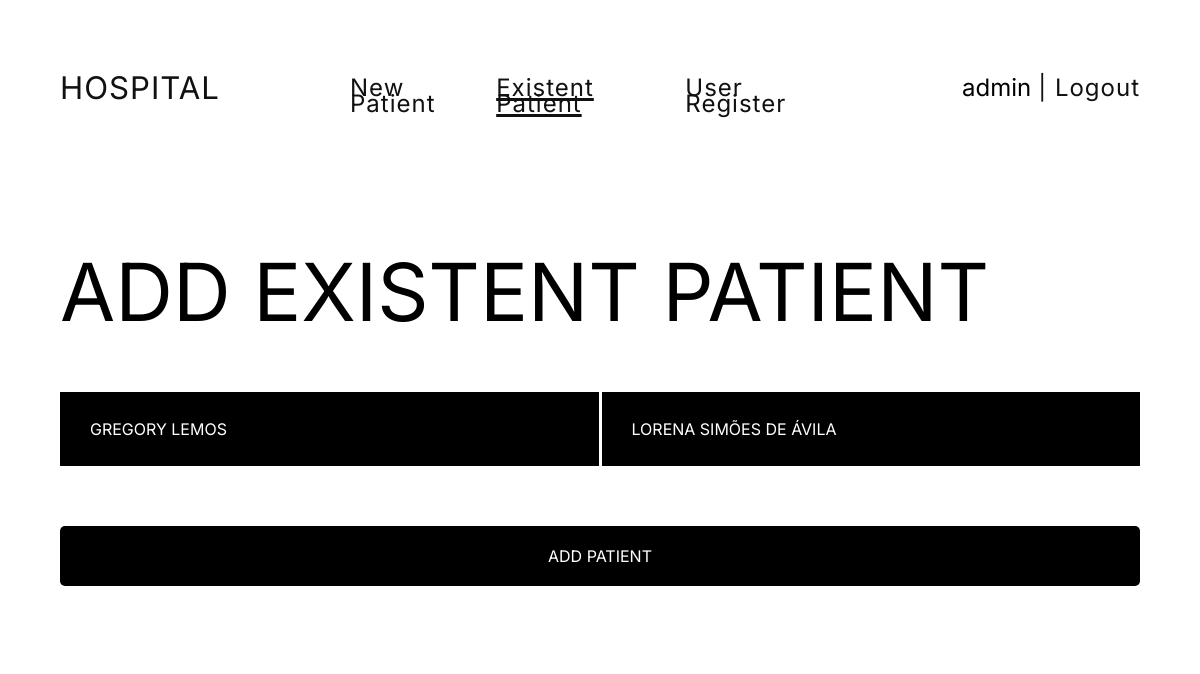
The page /add-existent-patient/ (signed in) on the database its author committed.
### users/models.py (models this page shows, shortened)
class HospitalUser(AbstractUser):
    is_attendant = models.BooleanField(default=False)
    is_nurse = models.BooleanField(default=False)
    is_medic = models.BooleanField(default=False)

### screening/models.py (models this page shows, shortened)
class Patient(models.Model):
    name = models.CharField(max_length=50)
    age = models.PositiveIntegerField(default=0)
    cpf = models.CharField(max_length=15)
    address = models.CharField(max_length=200)
    phone = models.CharField(max_length=20)
    is_active = models.BooleanField(default=True)
    was_attended = models.BooleanField(default=False)
    create_date = models.DateTimeField(default=datetime.now)
    active_date = models.DateTimeField(default=datetime.now)
    priority = models.IntegerField(default=0)

### screening/views.py (the view, shortened to what this page needs)
# urls.py: path('add-existent-patient/', views.AddExistentPatient.as_view(), name='add-existent-patient'),
class AddExistentPatient(View):
    def get(self, request):
        patient_list = Patient.objects.filter(is_active=False).order_by('name')
        context = {'patient_list': patient_list}
        return render(request, 'screening/add-existent-patient.html', context)

### screening/templates/screening/add-existent-patient.html (shortened to what this page needs)
{% extends './base.html' %}
{% load static %}
{% block content %}
<h1 class="title">Add Existent Patient</h1>
<form action="{% url 'add-existent-patient' %}" method="post">
    {% if patient_list %}
    <div class="grid-patients">
        {% for patient in patient_list %}
            <label class="list-row-hospital-black">
                <input class="symptom-checkbox" type="radio" name="patient" value="{{ patient.pk }}">{{ patient.name }}</label>
        {% endfor %}
    </div>
<button class="button-black" type="submit" style="margin-top: 60px">ADD PATIENT</button>
    {% else %}
        <h3>No patients available</h3>
    {% endif %}
</form>
{% endblock %}

### screening/templates/screening/base.html (shortened to what this page needs)
<!DOCTYPE html>
{% load static %}
<html lang="en">
<head>
    <link rel="stylesheet" href="{% static 'css/reset.css' %}">
    <link rel="stylesheet" href="{% static 'css/symptoms-list.css' %}">
    <link rel="stylesheet" href="{% static 'css/style.css' %}">
</head>
<body>
<div class="container-hospital">
    <header>
        <nav>
            <ul class="grid-header">
                <li class="grid-item um"><a class="link-hospital {% if request.resolver_match.url_name == 'index' %}active{% endif %}" href="{% url 'index' %}">HOSPITAL</a></li>
                <ul class="grid-item dois">
                    <li><a class="link-hospital {% if request.resolver_match.url_name == 'create-patient' %}active{% endif %}" href="{% url 'create-patient' %}">New Patient</a></li>
                    <li><a class="link-hospital {% if request.resolver_match.url_name == 'add-existent-patient' %}active{% endif %}" href="{% url 'add-existent-patient' %}">Existent Patient</a></li>
                    <li><a class="link-hospital {% if request.resolver_match.url_name == 'register-user' %}active{% endif %}" href="{% url 'register-user' %}">User Register</a></li>
                </ul>
                <ul class="grid-item tres">
                    <li class="nome" style="padding-right: 7px">{{ user.username }}</li>
                    <li><a class="link-hospital" href="{% url 'logout' %}"> | Logout</a></li>
                </ul>
            </ul>
        </nav>
    </header>
    {% block content %} {% endblock %}
</div>
</body>
</html>

### screening/static/css/style.css (style rules this page uses)
body { font-family: 'Inter', sans-serif; font-style: normal; font-weight: 400; font-size: 16px; line-height: 16px; }
.container-hospital { padding: 60px; background: #fff; margin: 0; }
button { background: white; border: none; }
label { display: block; font-weight: normal; }
.title { padding: 60px 0; font-style: normal; font-weight: 400; font-size: 5rem; line-height: 5rem; text-transform: uppercase; }
.button-black { font-size: 16px; width: 100%; cursor: pointer; color: white; background: #000000; border-radius: 5px; outline-offset: 4px; padding: 20px 30px; text-align: center; transition: background .3s; font-family: 'Inter', sans-serif; }
.grid-header { display: grid; grid-template-columns: 1fr 2fr 1fr; padding-bottom: 60px; font-size: 24px; }
.grid-item { display:flex; }
.grid-item.um { justify-content: start; padding: 20px; padding-left: 0; font-size: 1.3em; color:#111; }
.grid-item.dois { justify-content: space-between; padding: 20px; }
.grid-item.tres { padding: 20px; padding-right: 0; margin-left: auto; }
.link-hospital { color: #111; letter-spacing:1px; text-decoration: none; }
.link-hospital.active { list-style: none; color: #111; letter-spacing:1px; text-decoration: underline 3px; }
.list-row-hospital-black { height: 60px; width: auto; padding: 7px 7px 7px 30px; text-align: center; color: white; font-weight: 400; text-transform: uppercase; background: #000; display: flex; align-items: center; cursor: pointer; transition: background .3s; }
a { text-decoration: none; }
.grid-patients { width: 100%; display: grid; grid-template-columns: 1fr 1fr; grid-gap: 3px; }

### rows shown on the page
HospitalUser: username "admin"
Patient: name "GREGORY LEMOS"
Patient: name "LORENA SIMÕES DE ÁVILA"
